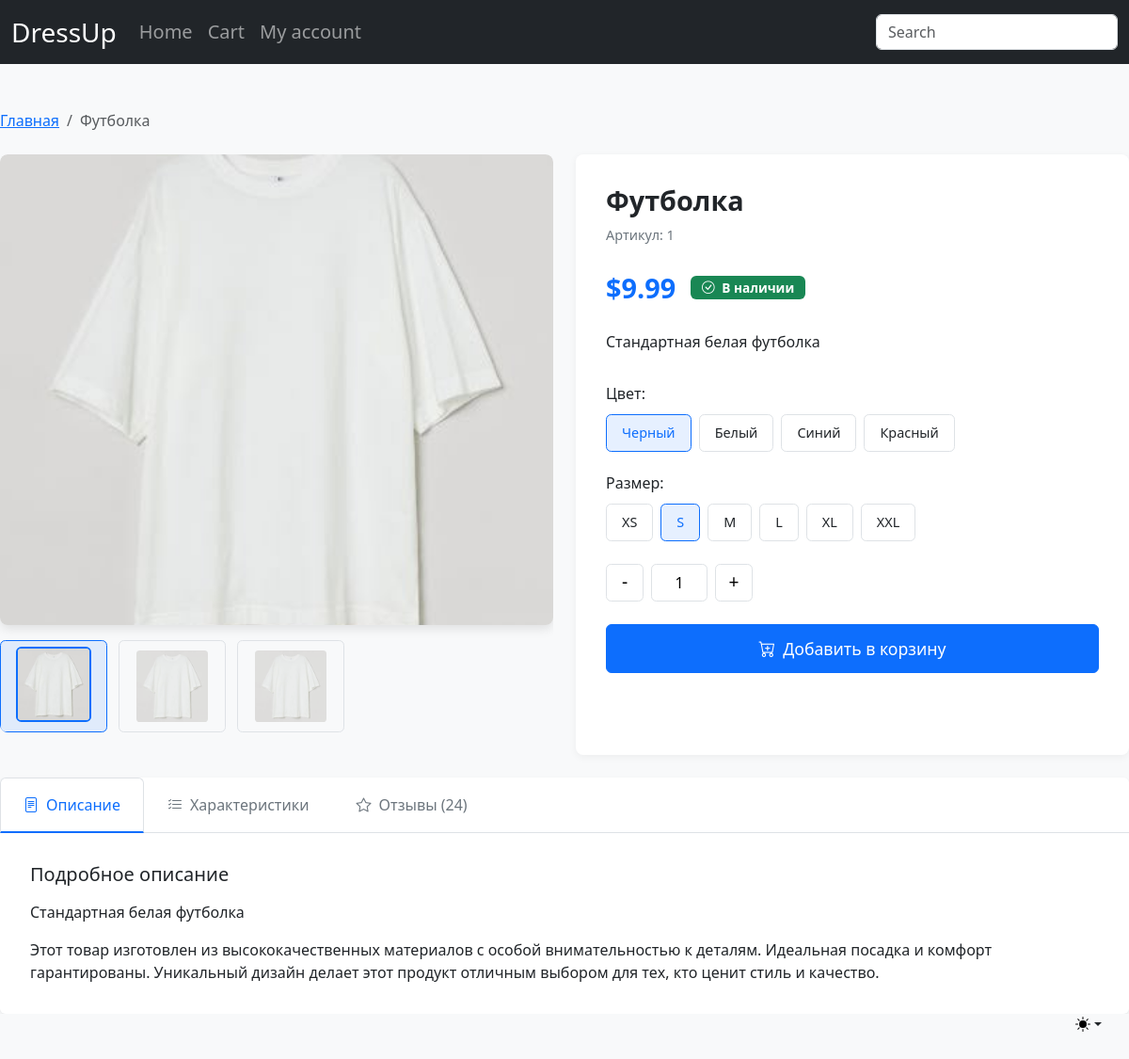
The page /product_demo/1 on the database its author committed.
### data.py (models this page shows)
class Product(db.Model):
    id = db.Column(db.Integer, primary_key=True)
    name = db.Column(db.String(150), nullable=False)
    price = db.Column(db.Float, nullable=False)
    description = db.Column(db.Text)
    image = db.Column(db.Text)
    stock = db.Column(db.Integer, default=0)
    category_id = db.Column(db.Integer, db.ForeignKey('category.id'), nullable=False)

### app.py (the view)
@app.route("/product_demo/<int:product_id>") #<int:index>
def product_demo(product_id):
    product = Product.query.get_or_404(product_id)
    return render_template("product_demo.html", product=product)

### templates/product_demo.html (shortened to what this page needs)
<!doctype html>
<html lang="en" data-bs-theme="auto">
<head>
    <link href="{{ url_for('static', filename='css/bootstrap.min.css') }}" rel="stylesheet">
    <link rel="stylesheet" href="https://cdn.jsdelivr.net/npm/bootstrap-icons@1.10.0/font/bootstrap-icons.css">
</head>
<body class="bg-body-tertiary">
    {% include 'partials/theme_switcher.html' %}
    {% include 'partials/navbar.html' %}
    <div class="product-container py-5">
        <nav aria-label="breadcrumb" class="mb-4">
            <ol class="breadcrumb">
                <li class="breadcrumb-item"><a href="{{ url_for('main_page') }}">Главная</a></li>
                <li class="breadcrumb-item active" aria-current="page">{{ product.name }}</li>
            </ol>
        </nav>
        <div class="row g-4">
            <div class="col-lg-6">
                <div class="product-gallery">
                    <img id="mainImage"
                         src="{{ url_for('static', filename='images/' + product.image) }}"
                         class="main-image"
                         alt="{{ product.name }}"
                         loading="lazy">
                    <div class="thumbnail-container">
                        {% for i in range(1, 4) %}
                        <div class="option-btn">
                            <label for="thumb-{{ i }}" onclick="changeImage('{{ url_for('static', filename='images/' + product.image) }}')">
                                <img src="{{ url_for('static', filename='images/' + product.image) }}"
                                     class="thumbnail {% if loop.first %}active{% endif %}"
                                     alt="Thumbnail {{ i }}">
                            </label>
                        </div>
                        {% endfor %}
                    </div>
                </div>
            </div>
            <div class="col-lg-6">
                <div class="product-info-card">
                    <h1 class="product-title">{{ product.name }}</h1>
                    <p class="product-sku">Артикул: {{ product.id }}</p>
                    <div class="price-container">
                        <span class="current-price">${{ "%.2f"|format(product.price) }}</span>
                        <span class="badge bg-success stock-badge">
                            <i class="bi bi-check-circle me-1"></i> В наличии
                        </span>
                    </div>
                    <p class="product-description">{{ product.description }}</p>
                    <div class="option-section">
                        <h6 class="option-title">Цвет:</h6>
                        <div class="option-buttons">
                            {% for color in ['Черный', 'Белый', 'Синий', 'Красный'] %}
                            <div class="option-btn">
                                <label for="color-{{ loop.index }}">{{ color }}</label>
                            </div>
                            {% endfor %}
                        </div>
                    </div>
                    <div class="option-section">
                        <h6 class="option-title">Размер:</h6>
                        <div class="option-buttons">
                            {% for size in ['XS', 'S', 'M', 'L', 'XL', 'XXL'] %}
                            <div class="option-btn">
                                <label for="size-{{ size }}">{{ size }}</label>
                            </div>
                            {% endfor %}
                        </div>
                    </div>
                    <div class="quantity-selector">
                        <button type="button" class="quantity-btn" onclick="changeQuantity(-1)">-</button>
                        <input type="text" class="quantity-input" value="1" id="quantityInput" readonly>
                        <button type="button" class="quantity-btn" onclick="changeQuantity(1)">+</button>
                    </div>
                    <button class="btn btn-primary add-to-cart-btn"
                            onclick="addToCart({{ product.id }})">
                        <i class="bi bi-cart-plus"></i> Добавить в корзину
                    </button>
                </div>
            </div>
        </div>
        <div class="card mt-4 border-0 shadow-sm">
            <div class="card-header bg-transparent border-0 p-0">
                <ul class="nav nav-tabs details-tabs">
                    <li class="nav-item">
                        <a class="nav-link active" data-bs-toggle="tab" href="#description">
                            <i class="bi bi-file-text me-2"></i>Описание
                        </a>
                    </li>
                    <li class="nav-item">
                        <a class="nav-link" data-bs-toggle="tab" href="#specs">
                            <i class="bi bi-list-check me-2"></i>Характеристики
                        </a>
                    </li>
                    <li class="nav-item">
                        <a class="nav-link" data-bs-toggle="tab" href="#reviews">
                            <i class="bi bi-star me-2"></i>Отзывы (24)
                        </a>
                    </li>
                </ul>
            </div>
            <div class="card-body tab-content details-content">
                <div class="tab-pane fade show active" id="description">
                    <h5 class="mb-3">Подробное описание</h5>
                    <p>{{ product.description }}</p>
                    <p class="mb-0">Этот товар изготовлен из высококачественных материалов с особой внимательностью к деталям. Идеальная посадка и комфорт гарантированы. Уникальный дизайн делает этот продукт отличным выбором для тех, кто ценит стиль и качество.</p>
                </div>
            </div>
        </div>
    </div>
</body>
</html>

### templates/product_demo.html (style rules this page uses)
:root { --product-gap: 1.5rem; }
.product-container { max-width: 1400px; margin: 0 auto; }
.product-gallery { position: relative; margin-bottom: var(--product-gap); border-radius: 0.5rem; overflow: hidden; }
.main-image { cursor: zoom-in; transition: transform 0.3s ease; border-radius: 0.5rem; width: 100%; height: 500px; object-fit: cover; box-shadow: 0 4px 12px rgba(0,0,0,0.1); }
.thumbnail-container { display: flex; gap: 0.75rem; margin-top: 1rem; }
.thumbnail { width: 80px; height: 80px; object-fit: cover; cursor: pointer; border: 2px solid transparent; transition: all 0.2s ease; border-radius: 0.35rem; opacity: 0.8; }
.thumbnail:hover, .thumbnail.active { border-color: var(--bs-primary); opacity: 1; transform: translateY(-2px); }
.product-info-card { background-color: var(--bs-body-bg); border-radius: 0.5rem; padding: 2rem; height: 100%; box-shadow: 0 2px 8px rgba(0,0,0,0.05); }
.product-title { font-weight: 600; margin-bottom: 0.5rem; font-size: 1.8rem; }
.product-sku { color: var(--bs-secondary); font-size: 0.9rem; margin-bottom: 1.5rem; }
.price-container { display: flex; align-items: center; gap: 1rem; margin-bottom: 1.5rem; }
.current-price { font-size: 1.8rem; font-weight: 700; color: var(--bs-primary); }
.stock-badge { font-size: 0.85rem; padding: 0.35rem 0.75rem; }
.product-description { margin-bottom: 2rem; line-height: 1.6; }
.option-section { margin-bottom: 1.5rem; }
.option-title { font-weight: 500; margin-bottom: 0.75rem; font-size: 1rem; }
.option-buttons { display: flex; flex-wrap: wrap; gap: 0.5rem; }
.option-btn { position: relative; }
.option-btn label { display: block; padding: 0.5rem 1rem; border: 1px solid var(--bs-border-color); border-radius: 0.35rem; cursor: pointer; transition: all 0.2s ease; font-size: 0.9rem; }
.option-btn input:checked + label { border-color: var(--bs-primary); background-color: rgba(var(--bs-primary-rgb), 0.1); color: var(--bs-primary); font-weight: 500; }
.quantity-selector { display: flex; align-items: center; gap: 0.5rem; margin-bottom: 1.5rem; }
.quantity-btn { width: 40px; height: 40px; display: flex; align-items: center; justify-content: center; border: 1px solid var(--bs-border-color); background: none; border-radius: 0.35rem; cursor: pointer; font-size: 1.2rem; transition: all 0.2s ease; }
.quantity-input { width: 60px; height: 40px; text-align: center; border: 1px solid var(--bs-border-color); border-radius: 0.35rem; font-weight: 500; }
.add-to-cart-btn { width: 100%; padding: 0.75rem; font-weight: 500; font-size: 1.1rem; display: flex; align-items: center; justify-content: center; gap: 0.5rem; transition: all 0.2s ease; }
.details-tabs .nav-link { font-weight: 500; color: var(--bs-secondary); padding: 1rem 1.5rem; }
.details-tabs .nav-link.active { color: var(--bs-primary); background: transparent; border-bottom: 2px solid var(--bs-primary); }
.details-content { padding: 2rem; }

### rows shown on the page
Product: name "Футболка", image (picture), id "1", price "9.99", description "Стандартная белая футболка"

### other values the page prints
{{ color }} "Черный" "Белый" "Синий" "Красный"
{{ size }} "XS" "S" "M" "L" "XL" "XXL"
